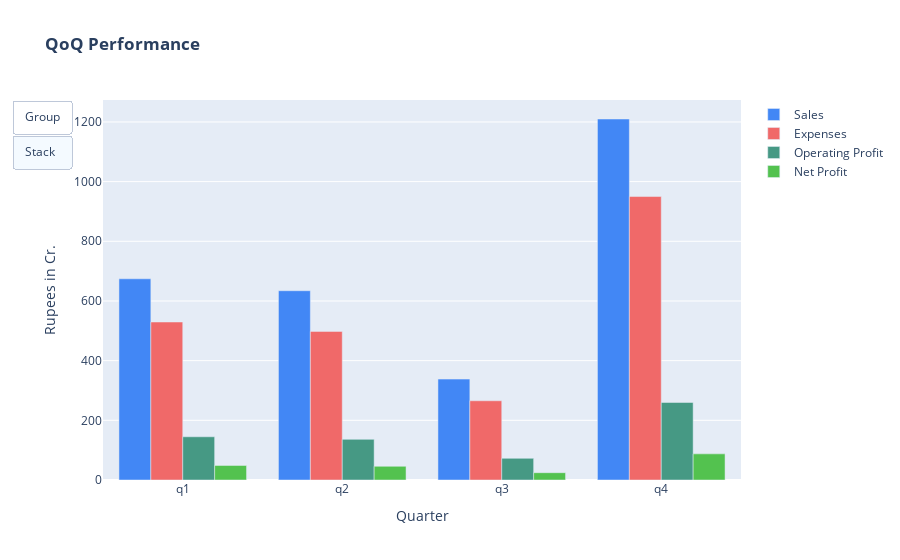

The cell this chart's notebook holds for it:
### Code cell
fig1 = go.Figure()

x  = temp_df.index
y1 = temp_df['Sales'].astype(float) # Sales Column
y2 = temp_df['Expenses'].astype(float) # Expenses Column
y3 = temp_df['Operating Profit'].astype(float) # Expenses Column
y4 = temp_df['Net Profit'].astype(float) # Expenses Column

fig1.add_trace(go.Bar(x=x, y=y1, name='Sales', marker_color ="#4287f5"))
fig1.add_trace(go.Bar(x=x, y=y2, name='Expenses', marker_color ="#f06969"))
fig1.add_trace(go.Bar(x=x, y=y3, name='Operating Profit', marker_color ="#469984"))
fig1.add_trace(go.Bar(x=x, y=y4, name='Net Profit', marker_color ="#53c24f"))

fig1.update_layout(
        title='<b>QoQ Performance</b>',
        xaxis_title='Quarter',
        yaxis_title='Rupees in Cr.')

updatemenus=[
        dict(
            type = "buttons",
            buttons=list([
                dict(
                    args=['barmode', 'Group'],
                    label="Group",
                    method="update",
                ),
                dict(
                    args=["barmode", "stack"],
                    label="Stack",
                    method="update"
                )
            ]) 
        ),
    ]

fig1.update_layout(updatemenus=updatemenus)
fig1.show()

### Figure 1 — Plotly figure (JSON) as saved in the notebook; plotly's stock layout.template omitted (floating-point values rounded to 4 significant figures)
{"data": [{"marker": {"color": "#4287f5"}, "name": "Sales", "type": "bar", "x": ["q1", "q2", "q3", "q4"], "y": [674.3, 634.3, 338.2, 1210.0]}, {"marker": {"color": "#f06969"}, "name": "Expenses", "type": "bar", "x": ["q1", "q2", "q3", "q4"], "y": [529.5, 498.1, 265.5, 950.0]}, {"marker": {"color": "#469984"}, "name": "Operating Profit", "type": "bar", "x": ["q1", "q2", "q3", "q4"], "y": [144.8, 136.2, 72.63, 259.9]}, {"marker": {"color": "#53c24f"}, "name": "Net Profit", "type": "bar", "x": ["q1", "q2", "q3", "q4"], "y": [48.81, 45.91, 24.48, 87.57]}], "layout": {"autosize": true, "title": {"text": "<b>QoQ Performance</b>"}, "updatemenus": [{"active": 1, "buttons": [{"args": ["barmode", "Group"], "label": "Group", "method": "update"}, {"args": ["barmode", "stack"], "label": "Stack", "method": "update"}], "type": "buttons"}], "xaxis": {"autorange": true, "range": [-0.5, 3.5], "title": {"text": "Quarter"}, "type": "category"}, "yaxis": {"autorange": true, "range": [0, 1274.0], "title": {"text": "Rupees in Cr."}, "type": "linear"}}}
